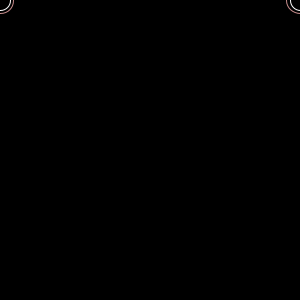
Frame 1 (no input)
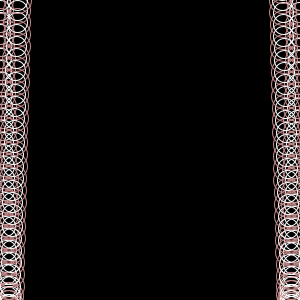
Frame 60 (the mouse pressed at the canvas centre just before this capture)
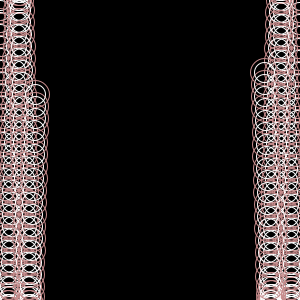
Frame 120 (the mouse held since frame 60 and released just before this capture)

The Processing sketch that drew these frames (run headless with seeded random() and noise(); from frame 60 on, the mouse is pressed at the canvas centre):

// Processing sketch: processing_70375
// ── processing_70375.pde

//Mira A, Animation, CP1, Mods 16/17

//Lefthand ellipse variable
  //x for horizontal position x
  //y for vertical position y
  //ytwo for change in vertical position y
float x = 0;
int y = 0;
int ytwo = 10;

//Righthand ellipse variable
  //w for horizontal position x
  //z for vertical position y 
  //ztwo for change in vertical position y
float w = 300;
int z = 0;
int ztwo = 10;

//Centre ellipse variable
  //vertaxis for diameter along vertical axis
  //horiaxis for diameter along horizonal axis
int vertaxis = 0;
int horiaxis = 0;

//Void
void setup()
{
  size(300,300);
  background(0);
  smooth();
  strokeWeight(1);
  noFill();
}

void draw()
{
  one();
  two();
}

//Lefthand ellipse
void one()
{
  stroke(255);
  ellipse(x,y,20,20);
  stroke(198,140,140);
  ellipse(x,y,27,27);
  x = x + 0.3;
  y = y + ytwo;
  if (y > 280)
  {
   ytwo = ytwo - 2;
  }
  if (y < 20)
  {
   ytwo = ytwo + 2;
  } 
  
  //Centre Ellipse
   if (y > 130)
  {
    if (x > 130)
    {
      stroke(255);
      strokeWeight(2);
      ellipse(150,150,horiaxis,vertaxis);
      horiaxis = horiaxis + 1;
      vertaxis = vertaxis + 1;
    }
  }
  if (horiaxis > 361)
  {
    horiaxis = 361;
    vertaxis = 361;
  }
}

//Righthand ellipse 
void two()
{
  stroke(255);
  ellipse(w,z,20,20);
  stroke(198,140,140);
  ellipse(w,z,27,27);
  w = w - 0.3;
  z = z + ytwo;
  if (z > 280)
  {
   ztwo = ztwo - 2;
  }
  if (z < 20)
  {
   ztwo = ztwo + 2;
  } 
}
